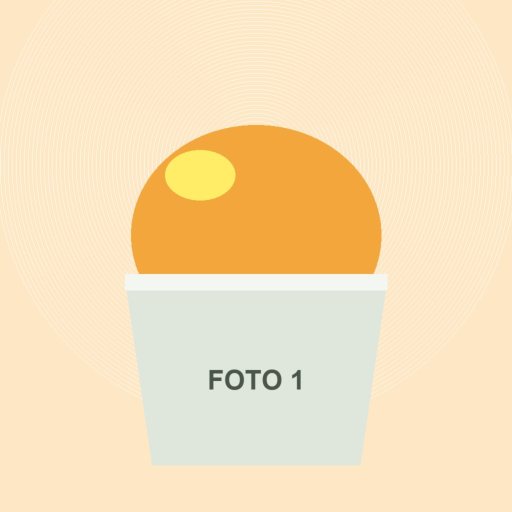
#> input picture plugins/video-pantalla/skills/animacion-html-deterministica/plantilla/assets/fotos/demo-1.jpg, 1024 x 1024 px, given in place of retablo-abierto.png, which was not available (shown at 1/2 size)
$ python prep.py ../../../animacion-html-deterministica/plantilla/assets/fotos/demo-1.jpg
#> lines starting #> are read from the running program, lines starting #| are printed output that depends on the picture; pictures that were not available may be replaced by others from this repository, and a replacement may not be noted
"""Prepara lo que la animación toma del repo y de la carta publicada.

Del repo salen la marca: el retablo, el logotipo, la flor, el yeso y los
recortes de las bolas de helado. De la carta publicada salen las fotos reales,
los nombres vigentes y los sabores disponibles: la carta la manda el panel, no
el código. Es solo lectura, la misma consulta que hace el teléfono de un
cliente al abrir la carta. Sin red, se usan las fotos provisionales del repo.

    python3 prep.py /ruta/al/repo
"""
import json
import os
import shutil
import sys
import urllib.request

import numpy as np
from PIL import Image
from scipy import ndimage

REPO = sys.argv[1]
OUT = os.path.join(os.path.dirname(os.path.abspath(__file__)), "assets")
# La URL pública de la carta (GET /api/carta): sale de NEXT_PUBLIC_API_URL en el workflow de deploy del repo.
CARTA_URL = os.environ.get("CARTA_URL", "")
os.makedirs(OUT, exist_ok=True)
P = lambda *a: os.path.join(REPO, *a)

# ───────────── retablo ─────────────
ab = Image.open(P("frontend/public/marca/retablo-abierto.png")).convert("RGBA")
ce = Image.open(P("frontend/public/marca/retablo-cerrado.png")).convert("RGBA")
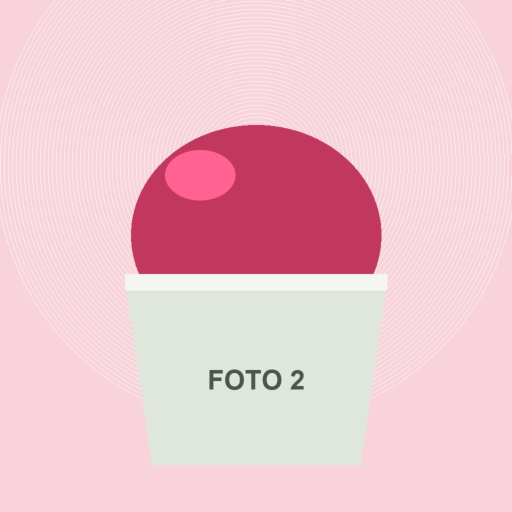
#> input picture plugins/video-pantalla/skills/animacion-html-deterministica/plantilla/assets/fotos/demo-2.jpg, 1024 x 1024 px, given in place of retablo-cerrado.png, which was not available (shown at 1/2 size)

# Caja: el retablo abierto sin sus puertas (bisagras en x=332 y x=937).
a = np.array(ab)
a[:, :332, 3] = 0
a[:, 938:, 3] = 0
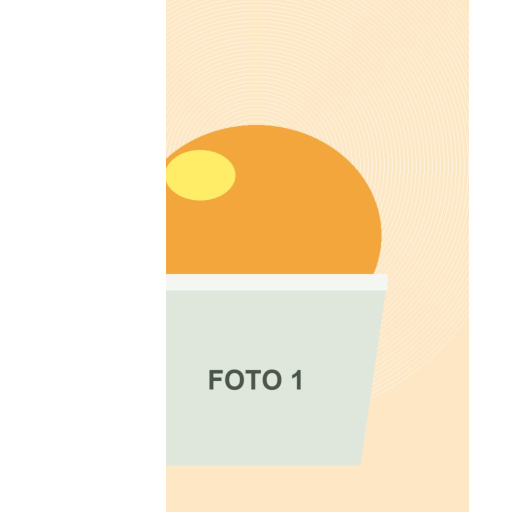
#> a: shape (1024, 1024, 4) (shown at 1/2 size); mean R, G, B, A 246.8, 225, 187.7, 150.9; transparent parts drawn white
caja = Image.fromarray(a)
caja.crop(caja.getbbox()).save(os.path.join(OUT, "retablo-caja.png"))
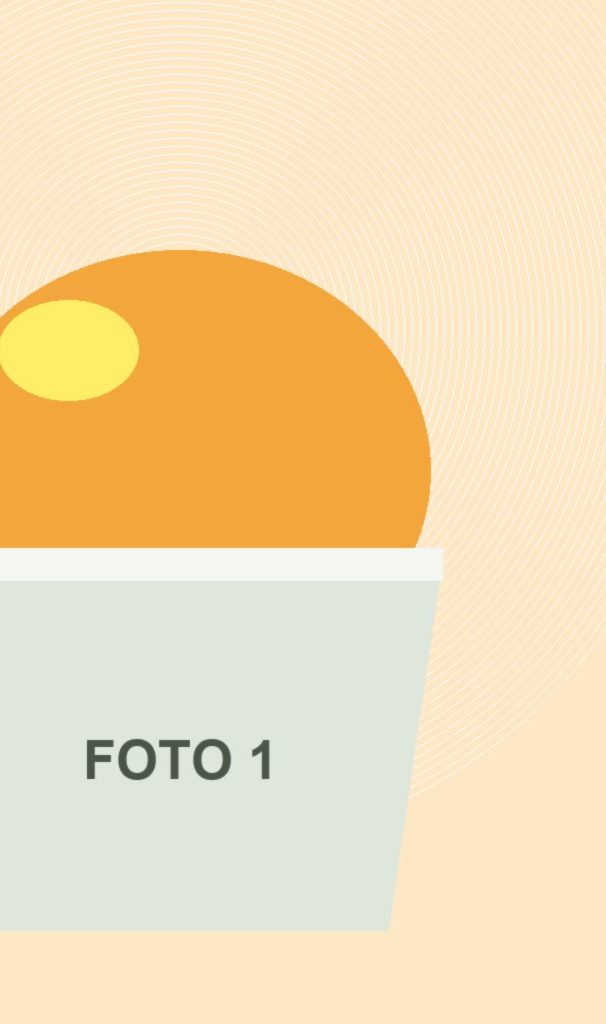
#> saved as retablo-caja.png: PIL image 606x1024 RGBA; mean R, G, B, A 243.5, 221.2, 181, 255

# Frentes (retablo cerrado) y dorsos (retablo abierto) de cada puerta.
for nombre, (img, box) in {
    "puerta-izq-frente": (ce, (326, 404, 632, 1036)),
    "puerta-der-frente": (ce, (632, 404, 934, 1036)),
    "puerta-izq-dorso": (ab, (66, 399, 332, 1038)),
    "puerta-der-dorso": (ab, (938, 399, 1186, 1033)),
}.items():
    img.crop(box).save(os.path.join(OUT, nombre + ".png"))
#> this loop made 4 passes
#> (nombre, box) on passes 1 to 4: ('puerta-izq-frente', (326, 404, 632, 1036)), ('puerta-der-frente', (632, 404, 934, 1036)), ('puerta-izq-dorso', (66, 399, 332, 1038)), ('puerta-der-dorso', (938, 399, 1186, 1033))
#> pass 1, `img.crop(box).save(os.path.join(OUT, nombre + ".png"))`:
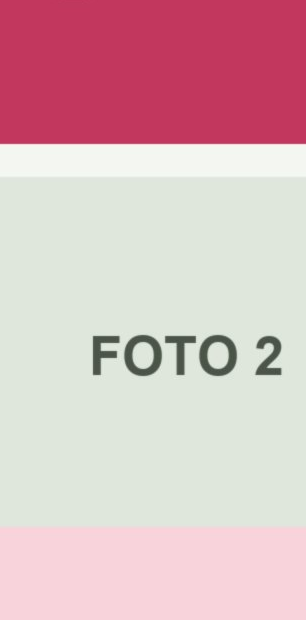
#> saved as puerta-izq-frente.png: PIL image 306x632 RGBA; mean R, G, B, A 214.5, 182, 185.7, 250.2; transparent parts drawn white

# ───────────── logotipo por piezas ─────────────
lg = np.array(Image.open(P("frontend/public/marca/logotipo-oficial.png")).convert("RGBA"))
nombre = lg[226:458].copy()
r, g, b = [nombre[..., i].astype(int) for i in range(3)]
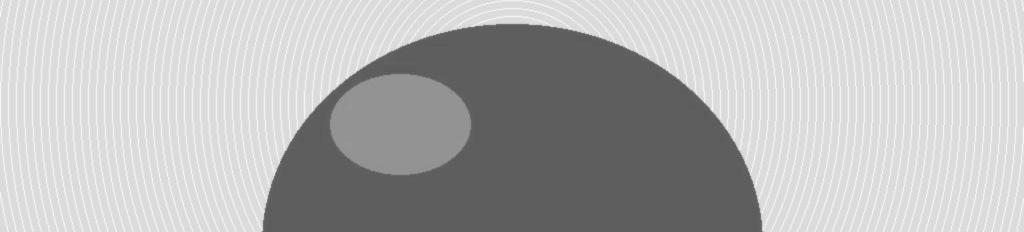
#> b: shape (232, 1024) int64; min 84, max 251, mean 181.7
nombre[:8, 380:640, 3] = 0                                   # restos de pétalos sobre la «S»
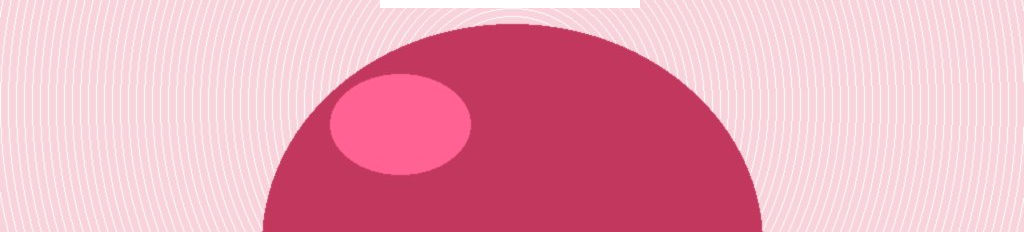
#> nombre: shape (232, 1024, 4); mean R, G, B, A 232.5, 163.8, 181.7, 252.8; transparent parts drawn white
nombre[(b > g - 10) & (b > r + 40) & (g > r + 30), 3] = 0
Image.fromarray(nombre).save(os.path.join(OUT, "logo-nombre.png"))
Image.fromarray(lg[458:481]).save(os.path.join(OUT, "logo-filete.png"))
Image.fromarray(lg[481:530]).save(os.path.join(OUT, "logo-bajada.png"))
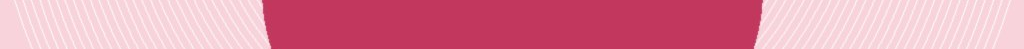
#> saved as logo-bajada.png: PIL image 1024x49 RGBA; mean R, G, B, A 221.9, 138.3, 160.5, 255
for src, dst in [("frontend/public/marca/flor-oficial.webp", "flor.webp"),
                 ("frontend/public/marca/fondo-carta-editorial.webp", "yeso.webp")]:
    shutil.copy(P(src), os.path.join(OUT, dst))

# ───────────── carta publicada ─────────────
def leer_carta():
    req = urllib.request.Request(CARTA_URL, headers={"Accept": "application/json",
                                                     "User-Agent": "sabor-a-retablo-pantalla/1.0"})
    with urllib.request.urlopen(req, timeout=120) as r:
        return json.load(r)


try:
    carta = leer_carta()
    print("carta publicada leída:", carta.get("actualizadaEn"))
except Exception as e:  # sin red: fotos provisionales y nombres del catálogo sembrado
    print("sin carta publicada (", e, ") → se usan las fotos provisionales del repo")
    carta = None

clave = lambda s: " ".join(s.lower().split())
if carta:
    categorias = {clave(c["nombre"]): [p for p in c["productos"] if p.get("disponible", True)] for c in carta["categorias"]}
    productos = {clave(p["nombre"]): p for ps in categorias.values() for p in ps}
else:
    categorias, productos = {}, {}

# Foto elegida por producto, con su encuadre dentro del arco: `foco` es el
# punto de la foto que queda al centro, `vapor` de dónde sale el humo.
# El café usa la foto de la casa a propósito: la del Mocaccino no luce en el arco.
FOTOS = {
    "cafe": (None, None, {"foco": [0.49, 0.5], "zoom": 1.0, "vapor": [0.45, 0.333]},
             "frontend/public/productos/cafe-de-la-casa.jpg"),
    "crepe-dulce": ("Crepa Tropical", "crepes dulces", {"foco": [0.5, 0.56], "zoom": 1.0},
                    "frontend/public/productos/provisional-1.webp"),
    "crepe-salado": ("Crepe Hawaiana", "crepes salados", {"foco": [0.55, 0.52], "zoom": 1.3},
                     "frontend/public/productos/crepe-salado.jpg"),
}
datos = {"fotos": {}}
for archivo, (producto, categoria, encuadre, respaldo) in FOTOS.items():
    p = productos.get(clave(producto)) if producto else None
    if producto and not (p and p.get("imagenUrl")):
        p = next((q for q in categorias.get(categoria, []) if q.get("imagenUrl")), None)
        encuadre = {"foco": [0.5, 0.5], "zoom": 1.0, "vapor": [0.5, 0.35]}
    destino = os.path.join(OUT, archivo + ".webp")
    if p and p.get("imagenUrl"):
        urllib.request.urlretrieve(p["imagenUrl"], destino)
        print(f"  {archivo}: {p['nombre']}")
    else:
#> (the run stopped early here; a loop or call above may not have finished)
